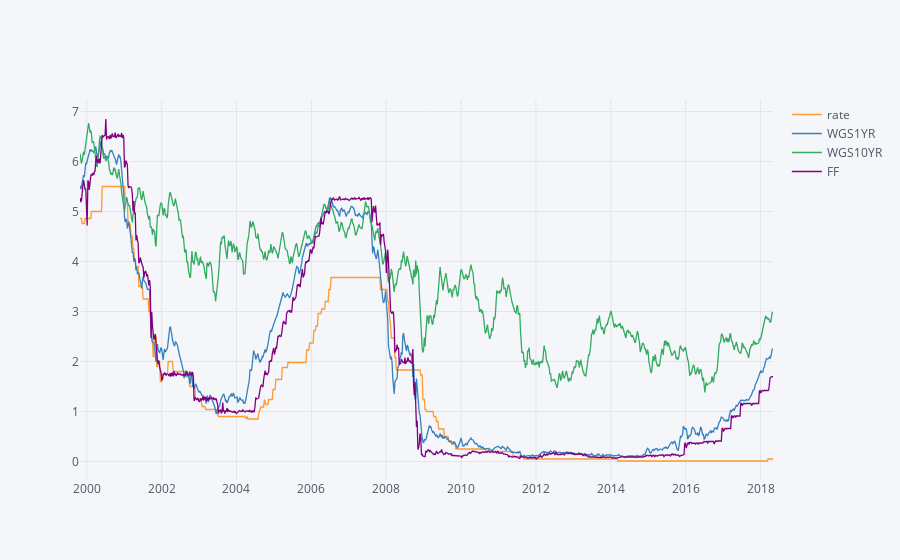

Source (notebook cell):
### Code cell
df.iplot()

### Figure 1 — Plotly figure (JSON) as saved in the notebook; plotly's stock layout.template omitted (floating-point values rounded to 4 significant figures; data arrays with more than 128 entries replaced by an {"elided": "..."} marker saying what was removed)
{"data": [{"line": {"color": "rgba(255, 153, 51, 1.0)", "dash": "solid", "shape": "linear", "width": 1.3}, "mode": "lines", "name": "rate", "text": "", "type": "scatter", "uid": "f6575385-e130-4b6f-be52-7dae21b9a2ec", "x": {"elided": "967 str values"}, "y": {"elided": "967 float values"}}, {"line": {"color": "rgba(55, 128, 191, 1.0)", "dash": "solid", "shape": "linear", "width": 1.3}, "mode": "lines", "name": "WGS1YR", "text": "", "type": "scatter", "uid": "e79d57a5-0dcd-444b-a071-02bbb21069dd", "x": {"elided": "967 str values"}, "y": {"elided": "967 float values"}}, {"line": {"color": "rgba(50, 171, 96, 1.0)", "dash": "solid", "shape": "linear", "width": 1.3}, "mode": "lines", "name": "WGS10YR", "text": "", "type": "scatter", "uid": "92d3592c-f941-4829-b468-2b036d985f9b", "x": {"elided": "967 str values"}, "y": {"elided": "967 float values"}}, {"line": {"color": "rgba(128, 0, 128, 1.0)", "dash": "solid", "shape": "linear", "width": 1.3}, "mode": "lines", "name": "FF", "text": "", "type": "scatter", "uid": "0f732132-a353-49b2-abaa-423f18447105", "x": {"elided": "967 str values"}, "y": {"elided": "967 float values"}}], "layout": {"legend": {"bgcolor": "#F5F6F9", "font": {"color": "#4D5663"}}, "paper_bgcolor": "#F5F6F9", "plot_bgcolor": "#F5F6F9", "title": {"font": {"color": "#4D5663"}}, "xaxis": {"gridcolor": "#E1E5ED", "showgrid": true, "tickfont": {"color": "#4D5663"}, "title": {"font": {"color": "#4D5663"}, "text": ""}, "zerolinecolor": "#E1E5ED"}, "yaxis": {"gridcolor": "#E1E5ED", "showgrid": true, "tickfont": {"color": "#4D5663"}, "title": {"font": {"color": "#4D5663"}, "text": ""}, "zerolinecolor": "#E1E5ED"}}}
